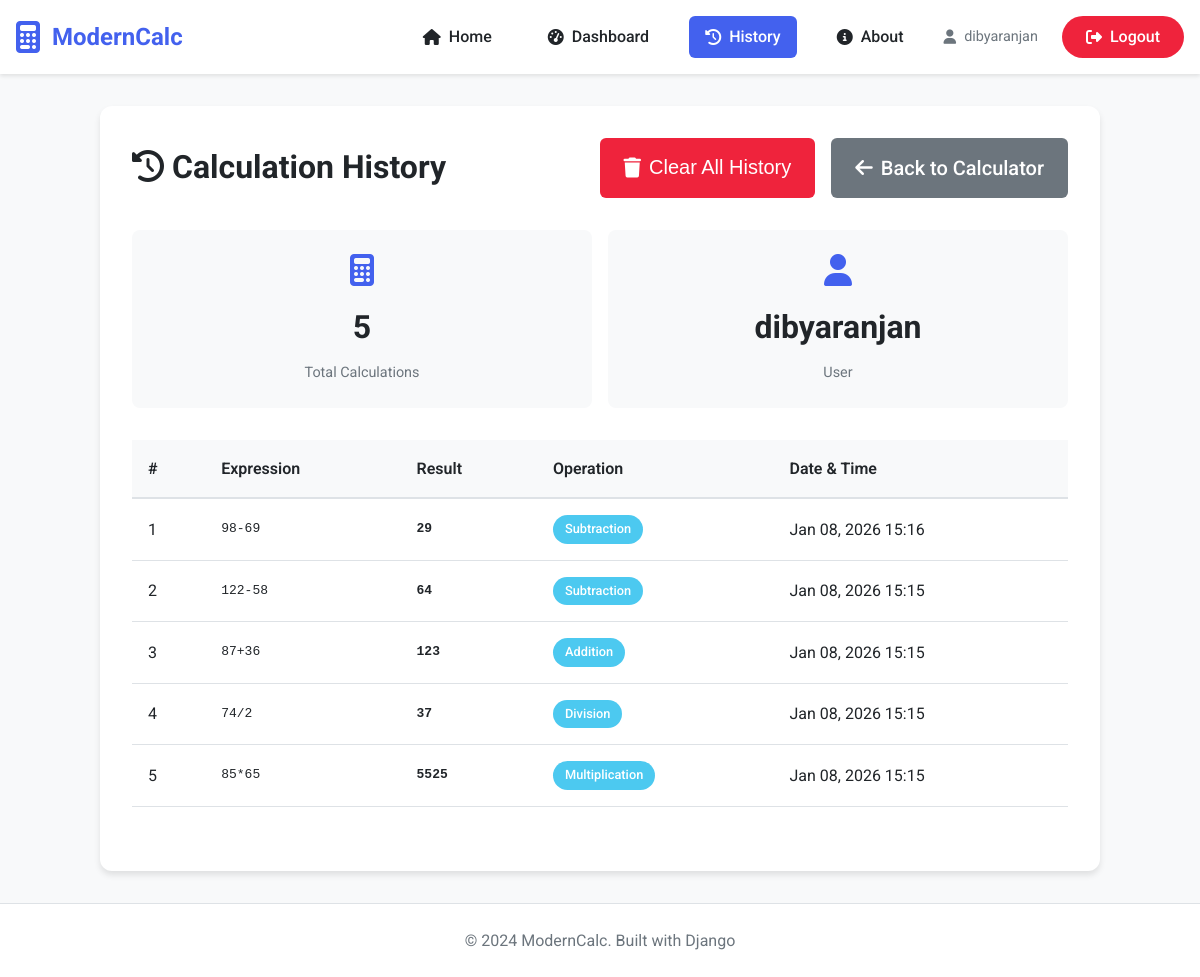
Page /history/ (signed in) on the committed database.
### calculator/models.py (models this page shows, shortened)
class Calculation(models.Model):
    OPERATION_CHOICES = [
        ('add', 'Addition'),
        ('subtract', 'Subtraction'),
        ('multiply', 'Multiplication'),
        ('divide', 'Division'),
        ('power', 'Power'),
        ('sqrt', 'Square Root'),
        ('sin', 'Sine'),
        ('cos', 'Cosine'),
        ('tan', 'Tangent'),
        ('log', 'Logarithm'),
        ('other', 'Other'),
    ]
    user = models.ForeignKey(User, on_delete=models.CASCADE, null=True, blank=True)
    operation = models.CharField(max_length=20, choices=OPERATION_CHOICES, default='other')
    expression = models.CharField(max_length=255)
    result = models.CharField(max_length=255)
    created_at = models.DateTimeField(default=timezone.now)

### calculator/views.py (the view)
# urls.py: path('history/', views.history_view, name='history'),
@login_required
def history_view(request):
    calculations = Calculation.objects.filter(user=request.user).order_by('-created_at')
    context = {
        'calculations': calculations,
        'title': 'Calculation History'
    }
    return render(request, 'calculator/history.html', context)

### calculator/templates/calculator/history.html (shortened to what this page needs)
{% extends 'base.html' %}
{% load static %}
{% block content %}
<div class="history-container">
    <div class="history-header">
        <h1><i class="fas fa-history"></i> Calculation History</h1>
        <div class="history-actions">
            {% if calculations %}
            <button class="btn btn-danger" onclick="clearHistory()">
                <i class="fas fa-trash"></i> Clear All History
            </button>
            {% endif %}
            <a href="{% url 'calculator:index' %}" class="btn btn-secondary">
                <i class="fas fa-arrow-left"></i> Back to Calculator
            </a>
        </div>
    </div>
    {% if calculations %}
    <div class="history-stats">
        <div class="stat-card">
            <i class="fas fa-calculator"></i>
            <h3>{{ calculations.count }}</h3>
            <p>Total Calculations</p>
        </div>
        <div class="stat-card">
            <i class="fas fa-user"></i>
            <h3>{{ user.username }}</h3>
            <p>User</p>
        </div>
    </div>
    <div class="history-table-container">
        <table class="history-table">
            <thead>
                <tr>
                    <th>#</th>
                    <th>Expression</th>
                    <th>Result</th>
                    <th>Operation</th>
                    <th>Date & Time</th>
                </tr>
            </thead>
            <tbody>
                {% for calc in calculations %}
                <tr>
                    <td>{{ forloop.counter }}</td>
                    <td class="expression">{{ calc.expression }}</td>
                    <td class="result">{{ calc.result }}</td>
                    <td>
                        <span class="operation-badge">{{ calc.get_operation_display }}</span>
                    </td>
                    <td>{{ calc.created_at|date:"M d, Y H:i" }}</td>
                </tr>
                {% endfor %}
            </tbody>
        </table>
    </div>
    {% endif %}
</div>
{% endblock %}

### templates/base.html (shortened to what this page needs)
<!DOCTYPE html>
{% load static %}
<html lang="en">
<head>
    <link rel="stylesheet" href="{% static 'calculator/css/style.css' %}">
    <link rel="stylesheet" href="https://cdnjs.cloudflare.com/ajax/libs/font-awesome/6.4.0/css/all.min.css">
</head>
<body>
    <div class="app-container">
        <header class="app-header">
            <div class="container">
                <nav class="navbar">
                    <div class="logo">
                        <i class="fas fa-calculator"></i>
                        <span>ModernCalc</span>
                    </div>
                    <ul class="nav-menu">
                        <li><a href="{% url 'calculator:index' %}" class="{% if request.resolver_match.url_name == 'index' %}active{% endif %}"><i class="fas fa-home"></i> Home</a></li>
                        {% if user.is_authenticated %}
                        <li><a href="{% url 'calculator:dashboard' %}" class="{% if request.resolver_match.url_name == 'dashboard' %}active{% endif %}"><i class="fas fa-tachometer-alt"></i> Dashboard</a></li>
                        <li><a href="{% url 'calculator:history' %}" class="{% if request.resolver_match.url_name == 'history' %}active{% endif %}"><i class="fas fa-history"></i> History</a></li>
                        {% endif %}
                        <li><a href="{% url 'calculator:about' %}" class="{% if request.resolver_match.url_name == 'about' %}active{% endif %}"><i class="fas fa-info-circle"></i> About</a></li>
                        {% if user.is_authenticated %}
                        <li><span class="user-greeting"><i class="fas fa-user"></i> {{ user.username }}</span></li>
                        <li><a href="{% url 'calculator:logout' %}" class="logout-btn"><i class="fas fa-sign-out-alt"></i> Logout</a></li>
                        {% else %}
                        <li><a href="{% url 'calculator:login' %}" class="login-btn"><i class="fas fa-sign-in-alt"></i> Login</a></li>
                        <li><a href="{% url 'calculator:register' %}" class="register-btn"><i class="fas fa-user-plus"></i> Register</a></li>
                        {% endif %}
                    </ul>
                </nav>
            </div>
        </header>
        <main class="main-content">
            <div class="container">
                {% block content %}
                {% endblock %}
            </div>
        </main>
        <footer class="app-footer">
            <div class="container">
                <p>&copy; 2024 ModernCalc. Built with Django</p>
            </div>
        </footer>
    </div>
</body>
</html>

### calculator/static/calculator/css/style.css (style rules this page uses)
* { margin: 0; padding: 0; box-sizing: border-box; }
body { font-family: 'Roboto', sans-serif; background-color: #f8f9fa; color: #212529; line-height: 1.6; }
.container { max-width: 1200px; margin: 0 auto; padding: 0 1rem; }
.app-header { background-color: #ffffff; box-shadow: 0 2px 4px rgba(0,0,0,0.1); padding: 1rem 0; position: sticky; top: 0; z-index: 1000; }
.navbar { display: flex; justify-content: space-between; align-items: center; }
.logo { display: flex; align-items: center; gap: 0.75rem; font-size: 1.5rem; font-weight: 700; color: #4361ee; }
.logo i { font-size: 2rem; }
.nav-menu { display: flex; list-style: none; gap: 1.5rem; align-items: center; }
.nav-menu a { text-decoration: none; color: #212529; font-weight: 500; padding: 0.5rem 1rem; border-radius: 6px; transition: all 0.3s ease; display: flex; align-items: center; gap: 0.5rem; }
.nav-menu a:hover, .nav-menu a.active { background-color: #4361ee; color: white; }
.user-greeting { color: #6c757d; font-size: 0.9rem; display: flex; align-items: center; gap: 0.5rem; }
.login-btn, .logout-btn, .register-btn { padding: 0.5rem 1.5rem !important; border-radius: 25px !important; }
.logout-btn { background-color: #ef233c; color: white !important; }
.main-content { min-height: calc(100vh - 140px); padding: 2rem 0; }
.btn { padding: 1rem; border: none; border-radius: 6px; font-size: 1.25rem; font-weight: 500; cursor: pointer; transition: all 0.3s ease; display: flex; align-items: center; justify-content: center; min-height: 60px; }
.btn-secondary { background-color: #6c757d; color: white; }
.history-container { max-width: 1000px; margin: 0 auto; padding: 2rem; background-color: white; border-radius: 12px; box-shadow: 0 4px 6px rgba(0,0,0,0.1); }
.history-header { display: flex; justify-content: space-between; align-items: center; margin-bottom: 2rem; flex-wrap: wrap; gap: 1rem; }
.history-actions { display: flex; gap: 1rem; }
.btn { padding: 0.75rem 1.5rem; border: none; border-radius: 6px; font-weight: 500; cursor: pointer; transition: all 0.3s ease; display: flex; align-items: center; gap: 0.5rem; text-decoration: none; }
.btn-danger { background-color: #ef233c; color: white; }
.history-stats { display: grid; grid-template-columns: repeat(auto-fit, minmax(200px, 1fr)); gap: 1rem; margin-bottom: 2rem; }
.stat-card { background-color: #f8f9fa; padding: 1.5rem; border-radius: 8px; text-align: center; }
.stat-card i { font-size: 2rem; color: #4361ee; margin-bottom: 1rem; }
.stat-card h3 { font-size: 2rem; color: #212529; margin-bottom: 0.5rem; }
.stat-card p { color: #6c757d; font-size: 0.9rem; }
.history-table-container { overflow-x: auto; margin-bottom: 2rem; }
.history-table { width: 100%; border-collapse: collapse; background-color: white; }
.history-table th { background-color: #f8f9fa; color: #212529; font-weight: 600; padding: 1rem; text-align: left; border-bottom: 2px solid #dee2e6; }
.history-table td { padding: 1rem; border-bottom: 1px solid #dee2e6; color: #212529; }
.expression { font-family: monospace; font-weight: 500; }
.result { font-family: monospace; font-weight: 700; color: #4361ee; }
.operation-badge { display: inline-block; padding: 0.25rem 0.75rem; background-color: #4cc9f0; color: white; border-radius: 25px; font-size: 0.8rem; font-weight: 500; }
.app-footer { background-color: white; padding: 1.5rem 0; border-top: 1px solid #dee2e6; }
.app-footer p { text-align: center; color: #6c757d; }

### rows in the picture
Calculation: expression "98-69", result "29", operation "Subtraction", created_at "Jan 08, 2026 15:16"
Calculation: expression "122-58", result "64", operation "Subtraction", created_at "Jan 08, 2026 15:15"
Calculation: expression "87+36", result "123", operation "Addition", created_at "Jan 08, 2026 15:15"
Calculation: expression "74/2", result "37", operation "Division", created_at "Jan 08, 2026 15:15"
Calculation: expression "85*65", result "5525", operation "Multiplication", created_at "Jan 08, 2026 15:15"

### other values in the picture
{{ user.username }} "dibyaranjan"
{{ calculations.count }} "5"
